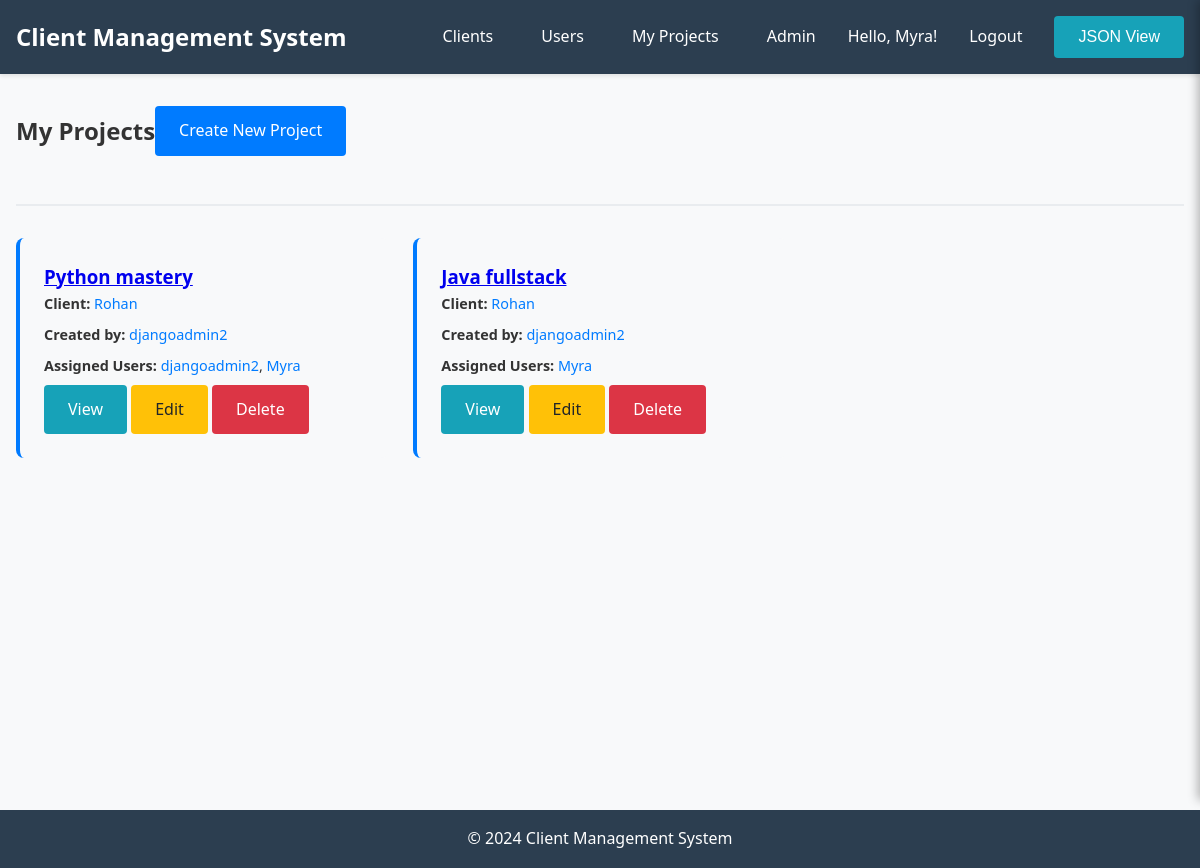
Screenshot of /projects/ (signed in) with the database file from the repository.
### clients/models.py (models this page shows, shortened)
class Project(models.Model):
    project_name = models.CharField(max_length=200)
    client = models.ForeignKey(Client, on_delete=models.CASCADE, related_name='projects')
    created_by = models.ForeignKey(User, on_delete=models.CASCADE, related_name='created_projects')
    users = models.ManyToManyField(User, related_name='assigned_projects')
    created_at = models.DateTimeField(auto_now_add=True)
    updated_at = models.DateTimeField(auto_now=True)

class Client(models.Model):
    client_name = models.CharField(max_length=200)
    created_by = models.ForeignKey(User, on_delete=models.CASCADE, related_name='created_clients')
    created_at = models.DateTimeField(auto_now_add=True)
    updated_at = models.DateTimeField(auto_now=True)

### clients/views.py (the view)
# urls.py: path('projects/', views.project_list, name='project_list'),
@login_required
def project_list(request):
    projects = Project.objects.filter(users=request.user)
    return render(request, 'clients/project_list.html', {'projects': projects})

### templates/clients/project_list.html (shortened to what this page needs)
{% extends 'base.html' %}
{% block content %}
<div class="page-header">
    <div class="header-content">
        <h2>My Projects</h2>
        <a href="{% url 'project_create' %}" class="btn btn-primary">Create New Project</a>
    </div>
</div>
<div class="project-grid">
    {% for project in projects %}
        <div class="project-card">
            <h3>
                <a href="#" class="project-name-link" data-project-id="{{ project.id }}">
                    {{ project.project_name }}
                </a>
            </h3>
            <p><strong>Client:</strong>
                <a href="#" class="client-name-link" data-client-id="{{ project.client.id }}">{{ project.client.client_name }}</a>
            </p>
            <p><strong>Created by:</strong>
                <a href="#" class="user-name-link" data-user-id="{{ project.created_by.id }}">{{ project.created_by.username }}</a>
            </p>
            <p><strong>Assigned Users:</strong>
                {% for user in project.users.all %}
                    <a href="#" class="user-name-link" data-user-id="{{ user.id }}">{{ user.username }}</a>{% if not forloop.last %}, {% endif %}
                {% endfor %}
            </p>
            <div class="card-actions">
                <a href="#" class="btn btn-info">View</a>
                <a href="#" class="btn btn-warning">Edit</a>
                <a href="#" class="btn btn-danger">Delete</a>
            </div>
        </div>
    {% empty %}
        <p>No projects assigned to you.</p>
    {% endfor %}
</div>
{% endblock %}

### templates/base.html (shortened to what this page needs)
<!DOCTYPE html>
<html lang="en">
<head>
    {% load static %}
    <link rel="stylesheet" href="{% static 'css/style.css' %}">
</head>
<body>
    <header>
        <nav class="navbar">
            <div class="nav-container">
                <h1><a href="{% url 'home' %}">Client Management System</a></h1>
                <ul class="nav-menu">
                    {% if user.is_authenticated %}
                        <li><a href="{% url 'client_list' %}">Clients</a></li>
                        <li><a href="{% url 'user_list' %}">Users</a></li>
                        <li><a href="{% url 'project_list' %}">My Projects</a></li>
                        <li><a href="/admin/">Admin</a></li>
                        <li><span>Hello, {{ user.username }}!</span></li>
                        <li><a href="{% url 'logout' %}">Logout</a></li>
                        <li><button id="toggleSidebar" class="btn btn-info">JSON View</button></li>
                    {% else %}
                        <li><a href="/admin/login/">Login</a></li>
                    {% endif %}
                </ul>
            </div>
        </nav>
    </header>
    <div class="main-wrapper">
        <main class="main-content">
            {% block content %}
            {% endblock %}
        </main>
    </div>
    <footer>
        <p>&copy; 2024 Client Management System</p>
    </footer>
</body>
</html>

### static/css/style.css (style rules this page uses)
* { margin: 0; padding: 0; box-sizing: border-box; }
body { font-family: 'Segoe UI', Tahoma, Geneva, Verdana, sans-serif; line-height: 1.6; color: #333; background-color: #f8f9fa; }
.navbar { background-color: #2c3e50; color: white; padding: 1rem 0; box-shadow: 0 2px 4px rgba(0,0,0,0.1); }
.nav-container { max-width: 1200px; margin: 0 auto; padding: 0 1rem; display: flex; justify-content: space-between; align-items: center; }
.navbar h1 a { color: white; text-decoration: none; font-size: 1.5rem; }
.nav-menu { display: flex; list-style: none; gap: 1rem; align-items: center; }
.nav-menu a { color: white; text-decoration: none; padding: 0.5rem 1rem; border-radius: 4px; transition: background-color 0.3s; }
.main-content { max-width: 1200px; margin: 2rem auto; padding: 0 1rem; min-height: calc(100vh - 160px); }
.btn { display: inline-block; padding: 0.5rem 1rem; text-decoration: none; border-radius: 4px; border: none; cursor: pointer; font-size: 0.9rem; transition: all 0.3s; }
.btn-primary { background-color: #007bff; color: white; }
.btn-warning { background-color: #ffc107; color: #212529; }
.btn-danger { background-color: #dc3545; color: white; }
.btn-info { background-color: #17a2b8; color: white; }
.page-header { display: flex; justify-content: space-between; align-items: center; margin-bottom: 2rem; padding-bottom: 1rem; border-bottom: 2px solid #e9ecef; }
.main-wrapper { display: flex; min-height: calc(100vh - 140px); }
.main-content { flex: 1; transition: margin-right 0.3s ease; }
.client-name-link, .user-name-link { cursor: pointer; color: #007bff; text-decoration: none; }
.header-content { display: flex; justify-content: space-between; align-items: center; margin-bottom: 2rem; }
.project-grid { display: grid; grid-template-columns: repeat(auto-fill, minmax(300px, 1fr)); gap: 1.5rem; }
.project-card { background: #f8f9fa; padding: 1.5rem; border-radius: 8px; border-left: 4px solid #007bff; }
.project-card p { margin-bottom: 0.5rem; font-size: 0.9rem; }
.btn { display: inline-block; padding: 0.75rem 1.5rem; background-color: #007bff; color: white; text-decoration: none; border-radius: 4px; border: none; cursor: pointer; font-size: 1rem; transition: background-color 0.2s ease; }
.btn-primary { background-color: #007bff; }
.btn-danger { background-color: #dc3545; }
.btn-info { background-color: #17a2b8; }
footer { background-color: #2c3e50; color: white; text-align: center; padding: 1rem; margin-top: 2rem; }

### rows the page displays
Project: project_name "Python mastery", client.client_name "Rohan", created_by.username "djangoadmin2"
Project: project_name "Java fullstack", client.client_name "Rohan", created_by.username "djangoadmin2"

### other values shown
{{ user.username }} "Myra"
{{ user.username }} "djangoadmin2"
